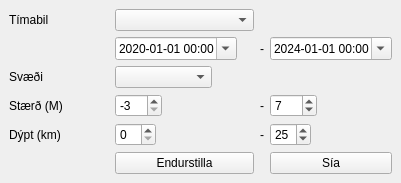
<?xml version="1.0" encoding="UTF-8"?>
<ui version="4.0">
 <class>QgisSkjalftalisaDockWidgetBase</class>
 <widget class="QDockWidget" name="QgisSkjalftalisaDockWidgetBase">
  <property name="geometry">
   <rect>
    <x>0</x>
    <y>0</y>
    <width>381</width>
    <height>193</height>
   </rect>
  </property>
  <property name="sizePolicy">
   <sizepolicy hsizetype="Preferred" vsizetype="Fixed">
    <horstretch>0</horstretch>
    <verstretch>0</verstretch>
   </sizepolicy>
  </property>
  <property name="windowTitle">
   <string>Skjálftalísa</string>
  </property>
  <widget class="QWidget" name="dockWidgetContents">
   <property name="sizePolicy">
    <sizepolicy hsizetype="Fixed" vsizetype="Fixed">
     <horstretch>0</horstretch>
     <verstretch>0</verstretch>
    </sizepolicy>
   </property>
   <layout class="QGridLayout" name="gridLayout">
    <property name="sizeConstraint">
     <enum>QLayout::SetDefaultConstraint</enum>
    </property>
    <property name="leftMargin">
     <number>9</number>
    </property>
    <property name="topMargin">
     <number>9</number>
    </property>
    <property name="horizontalSpacing">
     <number>6</number>
    </property>
    <item row="4" column="3">
     <widget class="QSpinBox" name="depthMaxSpinBox">
      <property name="sizePolicy">
       <sizepolicy hsizetype="Fixed" vsizetype="Fixed">
        <horstretch>0</horstretch>
        <verstretch>0</verstretch>
       </sizepolicy>
      </property>
      <property name="maximum">
       <number>80</number>
      </property>
      <property name="value">
       <number>25</number>
      </property>
     </widget>
    </item>
    <item row="3" column="2">
     <widget class="QLabel" name="magToLabel">
      <property name="sizePolicy">
       <sizepolicy hsizetype="Fixed" vsizetype="Preferred">
        <horstretch>0</horstretch>
        <verstretch>0</verstretch>
       </sizepolicy>
      </property>
      <property name="text">
       <string>-</string>
      </property>
      <property name="alignment">
       <set>Qt::AlignCenter</set>
      </property>
     </widget>
    </item>
    <item row="5" column="1">
     <widget class="QPushButton" name="resetPushButton">
      <property name="text">
       <string>Endurstilla</string>
      </property>
     </widget>
    </item>
    <item row="2" column="1">
     <widget class="QComboBox" name="areaComboBox">
      <property name="sizePolicy">
       <sizepolicy hsizetype="Fixed" vsizetype="Fixed">
        <horstretch>0</horstretch>
        <verstretch>0</verstretch>
       </sizepolicy>
      </property>
      <property name="placeholderText">
       <string>Veldu svæði</string>
      </property>
     </widget>
    </item>
    <item row="3" column="0">
     <widget class="QLabel" name="magLabel">
      <property name="sizePolicy">
       <sizepolicy hsizetype="Fixed" vsizetype="Preferred">
        <horstretch>0</horstretch>
        <verstretch>0</verstretch>
       </sizepolicy>
      </property>
      <property name="text">
       <string>Stærð (M)</string>
      </property>
     </widget>
    </item>
    <item row="5" column="3">
     <widget class="QPushButton" name="filterPushButton">
      <property name="text">
       <string>Sía</string>
      </property>
     </widget>
    </item>
    <item row="3" column="3">
     <widget class="QSpinBox" name="magMaxSpinBox">
      <property name="sizePolicy">
       <sizepolicy hsizetype="Fixed" vsizetype="Fixed">
        <horstretch>0</horstretch>
        <verstretch>0</verstretch>
       </sizepolicy>
      </property>
      <property name="minimum">
       <number>-3</number>
      </property>
      <property name="maximum">
       <number>999</number>
      </property>
      <property name="value">
       <number>7</number>
      </property>
     </widget>
    </item>
    <item row="0" column="1">
     <widget class="QComboBox" name="timeComboBox">
      <property name="sizePolicy">
       <sizepolicy hsizetype="Fixed" vsizetype="Fixed">
        <horstretch>0</horstretch>
        <verstretch>0</verstretch>
       </sizepolicy>
      </property>
      <property name="editable">
       <bool>false</bool>
      </property>
      <property name="currentText">
       <string/>
      </property>
      <property name="placeholderText">
       <string>Velja forvalið tímabil</string>
      </property>
     </widget>
    </item>
    <item row="4" column="0">
     <widget class="QLabel" name="depthLabel">
      <property name="sizePolicy">
       <sizepolicy hsizetype="Fixed" vsizetype="Preferred">
        <horstretch>0</horstretch>
        <verstretch>0</verstretch>
       </sizepolicy>
      </property>
      <property name="text">
       <string>Dýpt (km)</string>
      </property>
     </widget>
    </item>
    <item row="3" column="1">
     <widget class="QSpinBox" name="magMinSpinBox">
      <property name="sizePolicy">
       <sizepolicy hsizetype="Fixed" vsizetype="Fixed">
        <horstretch>0</horstretch>
        <verstretch>0</verstretch>
       </sizepolicy>
      </property>
      <property name="alignment">
       <set>Qt::AlignLeading|Qt::AlignLeft|Qt::AlignVCenter</set>
      </property>
      <property name="buttonSymbols">
       <enum>QAbstractSpinBox::UpDownArrows</enum>
      </property>
      <property name="minimum">
       <number>-3</number>
      </property>
      <property name="maximum">
       <number>999</number>
      </property>
      <property name="value">
       <number>-3</number>
      </property>
     </widget>
    </item>
    <item row="0" column="0">
     <widget class="QLabel" name="timeLabel">
      <property name="enabled">
       <bool>true</bool>
      </property>
      <property name="sizePolicy">
       <sizepolicy hsizetype="Fixed" vsizetype="Preferred">
        <horstretch>0</horstretch>
        <verstretch>0</verstretch>
       </sizepolicy>
      </property>
      <property name="minimumSize">
       <size>
        <width>100</width>
        <height>0</height>
       </size>
      </property>
      <property name="text">
       <string>Tímabil</string>
      </property>
     </widget>
    </item>
    <item row="2" column="0">
     <widget class="QLabel" name="areaLabel">
      <property name="sizePolicy">
       <sizepolicy hsizetype="Fixed" vsizetype="Preferred">
        <horstretch>0</horstretch>
        <verstretch>0</verstretch>
       </sizepolicy>
      </property>
      <property name="text">
       <string>Svæði</string>
      </property>
     </widget>
    </item>
    <item row="4" column="2">
     <widget class="QLabel" name="depthToLabel">
      <property name="sizePolicy">
       <sizepolicy hsizetype="Fixed" vsizetype="Preferred">
        <horstretch>0</horstretch>
        <verstretch>0</verstretch>
       </sizepolicy>
      </property>
      <property name="text">
       <string>-</string>
      </property>
      <property name="alignment">
       <set>Qt::AlignCenter</set>
      </property>
     </widget>
    </item>
    <item row="4" column="1">
     <widget class="QSpinBox" name="depthMinSpinBox">
      <property name="sizePolicy">
       <sizepolicy hsizetype="Fixed" vsizetype="Fixed">
        <horstretch>0</horstretch>
        <verstretch>0</verstretch>
       </sizepolicy>
      </property>
      <property name="maximum">
       <number>80</number>
      </property>
     </widget>
    </item>
    <item row="1" column="1">
     <widget class="QDateTimeEdit" name="dateFromTimeEdit">
      <property name="sizePolicy">
       <sizepolicy hsizetype="Fixed" vsizetype="Fixed">
        <horstretch>0</horstretch>
        <verstretch>0</verstretch>
       </sizepolicy>
      </property>
      <property name="minimumSize">
       <size>
        <width>120</width>
        <height>0</height>
       </size>
      </property>
      <property name="dateTime">
       <datetime>
        <hour>0</hour>
        <minute>0</minute>
        <second>0</second>
        <year>2020</year>
        <month>1</month>
        <day>1</day>
       </datetime>
      </property>
      <property name="date">
       <date>
        <year>2020</year>
        <month>1</month>
        <day>1</day>
       </date>
      </property>
      <property name="maximumDate">
       <date>
        <year>2050</year>
        <month>12</month>
        <day>31</day>
       </date>
      </property>
      <property name="minimumDate">
       <date>
        <year>2000</year>
        <month>1</month>
        <day>1</day>
       </date>
      </property>
      <property name="displayFormat">
       <string>yyyy-MM-dd HH:mm</string>
      </property>
      <property name="calendarPopup">
       <bool>true</bool>
      </property>
     </widget>
    </item>
    <item row="1" column="3">
     <widget class="QDateTimeEdit" name="dateUntilTimeEdit">
      <property name="sizePolicy">
       <sizepolicy hsizetype="Fixed" vsizetype="Fixed">
        <horstretch>0</horstretch>
        <verstretch>0</verstretch>
       </sizepolicy>
      </property>
      <property name="minimumSize">
       <size>
        <width>120</width>
        <height>0</height>
       </size>
      </property>
      <property name="dateTime">
       <datetime>
        <hour>0</hour>
        <minute>0</minute>
        <second>0</second>
        <year>2024</year>
        <month>1</month>
        <day>1</day>
       </datetime>
      </property>
      <property name="maximumDate">
       <date>
        <year>2050</year>
        <month>12</month>
        <day>31</day>
       </date>
      </property>
      <property name="minimumDate">
       <date>
        <year>2000</year>
        <month>1</month>
        <day>1</day>
       </date>
      </property>
      <property name="displayFormat">
       <string>yyyy-MM-dd HH:mm</string>
      </property>
      <property name="calendarPopup">
       <bool>true</bool>
      </property>
     </widget>
    </item>
    <item row="1" column="2">
     <widget class="QLabel" name="dateToLabel">
      <property name="sizePolicy">
       <sizepolicy hsizetype="Fixed" vsizetype="Preferred">
        <horstretch>0</horstretch>
        <verstretch>0</verstretch>
       </sizepolicy>
      </property>
      <property name="text">
       <string>-</string>
      </property>
      <property name="alignment">
       <set>Qt::AlignCenter</set>
      </property>
     </widget>
    </item>
   </layout>
  </widget>
 </widget>
 <resources/>
 <connections/>
</ui>
